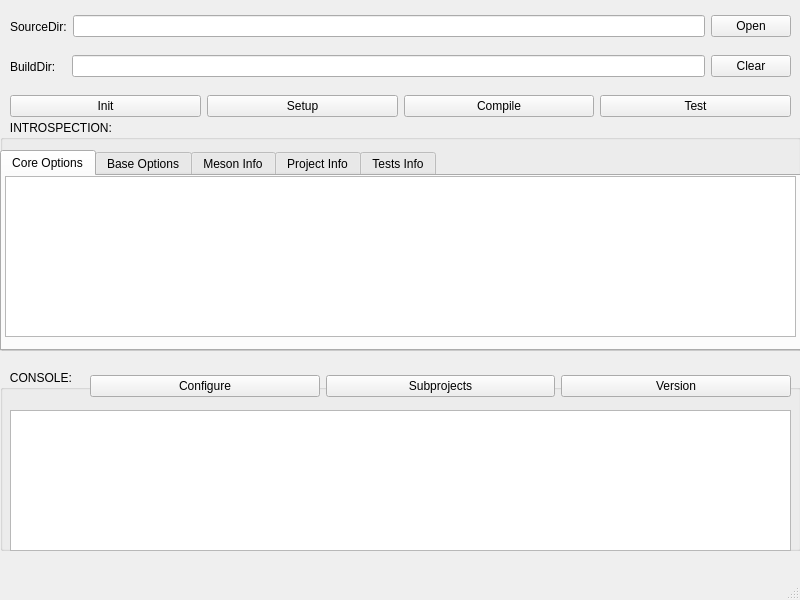
<?xml version="1.0" encoding="UTF-8"?>
<ui version="4.0">
 <class>ActivityMain</class>
 <widget class="QMainWindow" name="ActivityMain">
  <property name="geometry">
   <rect>
    <x>0</x>
    <y>0</y>
    <width>800</width>
    <height>600</height>
   </rect>
  </property>
  <property name="windowTitle">
   <string>Meson-UI</string>
  </property>
  <widget class="QWidget" name="centralwidget">
   <widget class="QGroupBox" name="groupBox">
    <property name="geometry">
     <rect>
      <x>0</x>
      <y>370</y>
      <width>801</width>
      <height>181</height>
     </rect>
    </property>
    <property name="title">
     <string>   CONSOLE:</string>
    </property>
    <widget class="QPlainTextEdit" name="console">
     <property name="geometry">
      <rect>
       <x>10</x>
       <y>40</y>
       <width>781</width>
       <height>141</height>
      </rect>
     </property>
    </widget>
    <widget class="QWidget" name="layoutWidget">
     <property name="geometry">
      <rect>
       <x>90</x>
       <y>0</y>
       <width>701</width>
       <height>32</height>
      </rect>
     </property>
     <layout class="QHBoxLayout" name="horizontalLayout_4">
      <item>
       <widget class="QPushButton" name="push_configure">
        <property name="text">
         <string>Configure</string>
        </property>
       </widget>
      </item>
      <item>
       <widget class="QPushButton" name="push_subprojects">
        <property name="text">
         <string>Subprojects</string>
        </property>
       </widget>
      </item>
      <item>
       <widget class="QPushButton" name="push_version">
        <property name="text">
         <string>Version</string>
        </property>
       </widget>
      </item>
     </layout>
    </widget>
   </widget>
   <widget class="QGroupBox" name="groupBox_2">
    <property name="geometry">
     <rect>
      <x>0</x>
      <y>120</y>
      <width>801</width>
      <height>231</height>
     </rect>
    </property>
    <property name="title">
     <string>   INTROSPECTION:</string>
    </property>
    <widget class="QTabWidget" name="tabWidget">
     <property name="geometry">
      <rect>
       <x>0</x>
       <y>30</y>
       <width>801</width>
       <height>201</height>
      </rect>
     </property>
     <property name="currentIndex">
      <number>0</number>
     </property>
     <widget class="QWidget" name="tab_core_opt">
      <attribute name="title">
       <string>Core Options</string>
      </attribute>
      <widget class="QListView" name="list_core">
       <property name="geometry">
        <rect>
         <x>3</x>
         <y>0</y>
         <width>791</width>
         <height>161</height>
        </rect>
       </property>
      </widget>
     </widget>
     <widget class="QWidget" name="tab_base_opt">
      <attribute name="title">
       <string>Base Options</string>
      </attribute>
      <widget class="QListView" name="list_base">
       <property name="geometry">
        <rect>
         <x>3</x>
         <y>0</y>
         <width>791</width>
         <height>161</height>
        </rect>
       </property>
      </widget>
     </widget>
     <widget class="QWidget" name="tab_meson_info">
      <attribute name="title">
       <string>Meson Info</string>
      </attribute>
      <widget class="QListView" name="list_meson">
       <property name="geometry">
        <rect>
         <x>3</x>
         <y>0</y>
         <width>791</width>
         <height>161</height>
        </rect>
       </property>
      </widget>
     </widget>
     <widget class="QWidget" name="tab_prog_info">
      <attribute name="title">
       <string>Project Info</string>
      </attribute>
      <widget class="QListView" name="list_project">
       <property name="geometry">
        <rect>
         <x>3</x>
         <y>0</y>
         <width>791</width>
         <height>161</height>
        </rect>
       </property>
      </widget>
     </widget>
     <widget class="QWidget" name="tab_test_info">
      <attribute name="title">
       <string>Tests Info</string>
      </attribute>
      <widget class="QListView" name="list_tests">
       <property name="geometry">
        <rect>
         <x>3</x>
         <y>0</y>
         <width>791</width>
         <height>161</height>
        </rect>
       </property>
      </widget>
     </widget>
    </widget>
   </widget>
   <widget class="QWidget" name="layoutWidget">
    <property name="geometry">
     <rect>
      <x>10</x>
      <y>90</y>
      <width>781</width>
      <height>32</height>
     </rect>
    </property>
    <layout class="QHBoxLayout" name="horizontalLayout">
     <item>
      <widget class="QPushButton" name="push_init">
       <property name="text">
        <string>Init</string>
       </property>
      </widget>
     </item>
     <item>
      <widget class="QPushButton" name="push_setup">
       <property name="text">
        <string>Setup</string>
       </property>
      </widget>
     </item>
     <item>
      <widget class="QPushButton" name="push_compile">
       <property name="text">
        <string>Compile</string>
       </property>
      </widget>
     </item>
     <item>
      <widget class="QPushButton" name="push_test">
       <property name="text">
        <string>Test</string>
       </property>
      </widget>
     </item>
    </layout>
   </widget>
   <widget class="QWidget" name="layoutWidget">
    <property name="geometry">
     <rect>
      <x>10</x>
      <y>10</y>
      <width>781</width>
      <height>33</height>
     </rect>
    </property>
    <layout class="QHBoxLayout" name="horizontalLayout_2">
     <item>
      <widget class="QLabel" name="label_sourcedir">
       <property name="text">
        <string>SourceDir:</string>
       </property>
      </widget>
     </item>
     <item>
      <widget class="QLineEdit" name="edit_sourcedir"/>
     </item>
     <item>
      <widget class="QPushButton" name="push_open">
       <property name="text">
        <string>Open</string>
       </property>
      </widget>
     </item>
    </layout>
   </widget>
   <widget class="QWidget" name="layoutWidget">
    <property name="geometry">
     <rect>
      <x>10</x>
      <y>50</y>
      <width>781</width>
      <height>33</height>
     </rect>
    </property>
    <layout class="QHBoxLayout" name="horizontalLayout_3">
     <item>
      <widget class="QLabel" name="label_builddir">
       <property name="text">
        <string>BuildDir:   </string>
       </property>
      </widget>
     </item>
     <item>
      <widget class="QLineEdit" name="edit_builddir"/>
     </item>
     <item>
      <widget class="QPushButton" name="push_clear">
       <property name="text">
        <string>Clear</string>
       </property>
      </widget>
     </item>
    </layout>
   </widget>
  </widget>
  <widget class="QMenuBar" name="menubar">
   <property name="geometry">
    <rect>
     <x>0</x>
     <y>0</y>
     <width>800</width>
     <height>24</height>
    </rect>
   </property>
  </widget>
  <widget class="QStatusBar" name="statusbar"/>
 </widget>
 <resources/>
 <connections/>
</ui>
